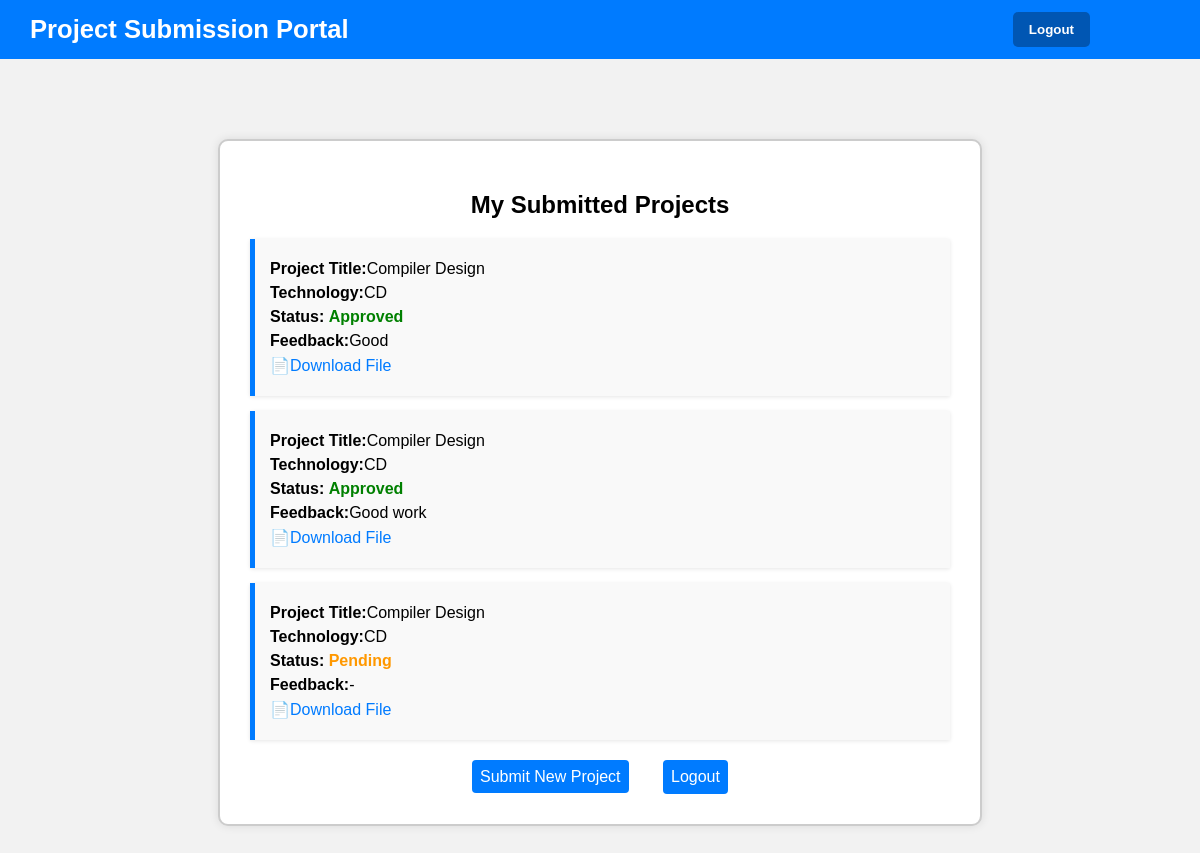
Screenshot of /dashboard/ (signed in) with the database file from the repository.
### PortalApp/models.py (models this page shows, shortened)
class Project(models.Model):
    student = models.ForeignKey(User, on_delete=models.CASCADE)
    title = models.CharField(max_length=200)
    abstract = models.TextField()
    technology_used = models.CharField(max_length=255)
    file = models.FileField(upload_to='projects/', validators=[validate_file_type])
    submitted_at = models.DateTimeField(auto_now_add=True)
    status_choices = [
        ('Pending', 'Pending'),
        ('Approved', 'Approved'),
        ('Rejected', 'Rejected')
    ]
    status = models.CharField(max_length=20, choices=status_choices, default='Pending')
    feedback = models.TextField(blank=True, null=True)

### PortalApp/views.py (the view)
# urls.py: path('dashboard/', views.dashboard, name='dashboard'),
@login_required
def dashboard(request):
    projects = Project.objects.filter(student=request.user)
    return render(request, 'dashboard.html', {'projects': projects})

### PortalApp/templates/dashboard.html (shortened to what this page needs)
{% extends "base.html" %}
{% block content %}
<div class="container">
    <h2>My Submitted Projects</h2>
    {% if projects %}
        {% for project in projects %}
            <div class="project-card">
                <p><strong>Project Title:</strong>{{ project.title }}</p>
                <p><strong>Technology:</strong>{{ project.technology_used }}</p>
                <p>
                    <strong>Status:</strong>
                    {% if project.status == "Approved" %}
                        <span class="status-approved">{{ project.status }}</span>
                    {% elif project.status == "Rejected" %}
                        <span class="status-rejected">{{ project.status }}</span>
                    {% else %}
                        <span class="status-pending">{{ project.status }}</span>
                    {% endif %}
                </p>
                <p><strong>Feedback:</strong>{{ project.feedback|default:"-" }}</p>
                <p><a href="{{ project.file.url }}" target="_blank">📄Download File</a></p>
            </div>
        {% endfor %}
    {% else %}
        <center>
            <p>No projects submitted yet.</p>
        </center>
    {% endif %}
    <div class="links">
        <a href="{% url 'submit_project' %}">Submit New Project</a>
        <form method="post" action="{% url 'logout' %}" style="display: inline;">
        <button type="submit" class="logoutbtn">Logout</button>
        </form>
</div>
{% endblock %}

### PortalApp/templates/base.html (style rules this page uses)
body { margin: 0; font-family: Arial, sans-serif; background-color: #f2f2f2; }

### PortalApp/templates/dashboard.html (style rules this page uses)
.container { background-color: #fff; border: 2px solid #ccc; padding: 30px; width: 700px; max-height: 90vh; overflow-y: auto; border-radius: 10px; box-shadow: 0 0 10px rgba(0,0,0,0.1); margin: 50px auto; }
h2 { text-align: center; margin-bottom: 20px; }
.project-card { background: #f9f9f9; padding: 15px; border-left: 5px solid #007bff; margin-bottom: 15px; box-shadow: 0 1px 4px rgba(0,0,0,0.1); }
.project-card p { margin: 6px 0; }
.status-approved { color: green; font-weight: bold; }
.status-pending { color: #ff9800; font-weight: bold; }
a { color: #007bff; text-decoration: none; }
.links { text-align: center; margin-top: 20px; }
.links a { margin-right: 30px; color: white; background-color: #007bff; padding: 8px; border-radius: 4px; font-size: 1em; }
.logoutbtn { border: none; background-color:#007bff; padding: 8px; color: white; cursor: pointer; border-radius: 4px; font-size: 1em; }

### rows the page displays
Project: title "Compiler Design", technology_used "CD", status "Approved", feedback "Good"
Project: title "Compiler Design", technology_used "CD", status "Approved", feedback "Good work"
Project: title "Compiler Design", technology_used "CD", status "Pending", feedback "-"
